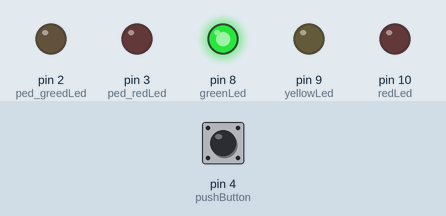
This sketch was run on a simulated Arduino Uno, built with avr-gcc and run on an emulated ATmega328P. Parts: output pins drawn as LEDs (lit = HIGH). Inputs (shaded band) come from the test bench; at power-on: pin 4 (pushButton) HIGH. What the sketch prints to the serial monitor is not drawn.

Above: at 1.2 s.
1.3 s: pin 4 (pushButton) pulled LOW for 0.15 s
At 2.6 s:
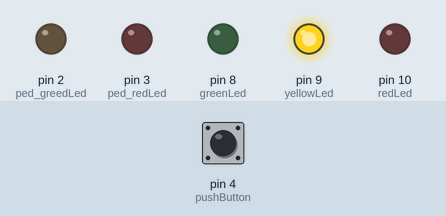
At 4.9 s:
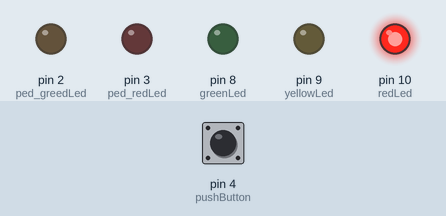
Timing chart, 0 to 6.4 s (numbered marks = the images above; inputs shaded):
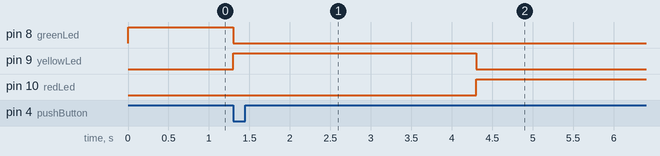

Measured:
- after the input at 1.3 s, pin 8 (greenLed): HIGH → LOW at once; pin 9 (yellowLed): LOW → HIGH at once, → LOW 3.0 s later; pin 10 (redLed): LOW → HIGH after 3.0 s

The sketch:

mastertask5.ino
```cpp
class TrafficLightSystem {
  public:
    int greenLed;
    int yellowLed;
    int redLed;
    int ped_greedLed;
    int ped_redLed;
    int pushButton;

    long t_green;
    long t_yellow;
    long t_red;
    long t_pedestrianGreen;

    int currentState;
    long previousMillis;
    bool ispedestrianRequest;

    TrafficLightSystem() {
      greenLed = 8;
      yellowLed = 9;
      redLed = 10;
      ped_greedLed = 2;
      ped_redLed = 3;
      pushButton = 4;

      t_green = 20000;
      t_yellow = 3000;
      t_red = 20000;

      currentState = 0;
      previousMillis = 0;
      ispedestrianRequest = false;
    }

    void setup() {
      pinMode(greenLed, OUTPUT);
      pinMode(yellowLed, OUTPUT);
      pinMode(redLed, OUTPUT);
      pinMode(ped_greedLed, OUTPUT);
      pinMode(ped_redLed, OUTPUT);
      Serial.begin(9600);

      pinMode(pushButton, INPUT_PULLUP);

      digitalWrite(greenLed, HIGH);
      digitalWrite(yellowLed, LOW);
      digitalWrite(redLed, LOW);

      Serial.write('g');
      Serial.write('R');
    }

    void update() {
      unsigned long currentMillis = millis();

      if (digitalRead(pushButton) == LOW) {
        ispedestrianRequest = true;
      }

      switch (currentState) {
        case 0:
          if (ispedestrianRequest || currentMillis - previousMillis >= t_green) {
            currentState = 1;
            previousMillis = currentMillis;
          }
          digitalWrite(greenLed, HIGH);
          digitalWrite(yellowLed, LOW);
          digitalWrite(redLed, LOW);

        Serial.write('g');
        Serial.write('R');
        break;

        case 1:
          if (currentMillis - previousMillis >= t_yellow) {
            currentState = 2;
            previousMillis = currentMillis;
          }
          digitalWrite(greenLed, LOW);
          digitalWrite(yellowLed, HIGH);
          digitalWrite(redLed, LOW);
        	Serial.write('g');
        	Serial.write('R');
          break;

        case 2:
          if (currentMillis - previousMillis >= t_red) {
            currentState = 3;
            previousMillis = currentMillis;
          }
          digitalWrite(greenLed, LOW);
          digitalWrite(yellowLed, LOW);
          digitalWrite(redLed, HIGH);

		Serial.write('r');
        Serial.write('G');
        break;

        case 3:
          if (currentMillis - previousMillis >= t_pedestrianGreen) {
            currentState = 4;
            ispedestrianRequest = false;
            previousMillis = currentMillis;
          }
          digitalWrite(greenLed, LOW);
          digitalWrite(yellowLed, LOW);
          digitalWrite(redLed, HIGH);

          Serial.write('r');
          Serial.write('G');
          break;

        case 4:
          if (currentMillis - previousMillis >= t_yellow) {
            currentState = 0;
            previousMillis = currentMillis;
          }
          digitalWrite(greenLed, LOW);
          digitalWrite(yellowLed, HIGH);
          digitalWrite(redLed, LOW);

        Serial.write('g');
        Serial.write('R');
          break;
      }
    }
};

TrafficLightSystem trafficLight;

void setup() {
  trafficLight.setup();
}

void loop() {
  trafficLight.update();
}
```
